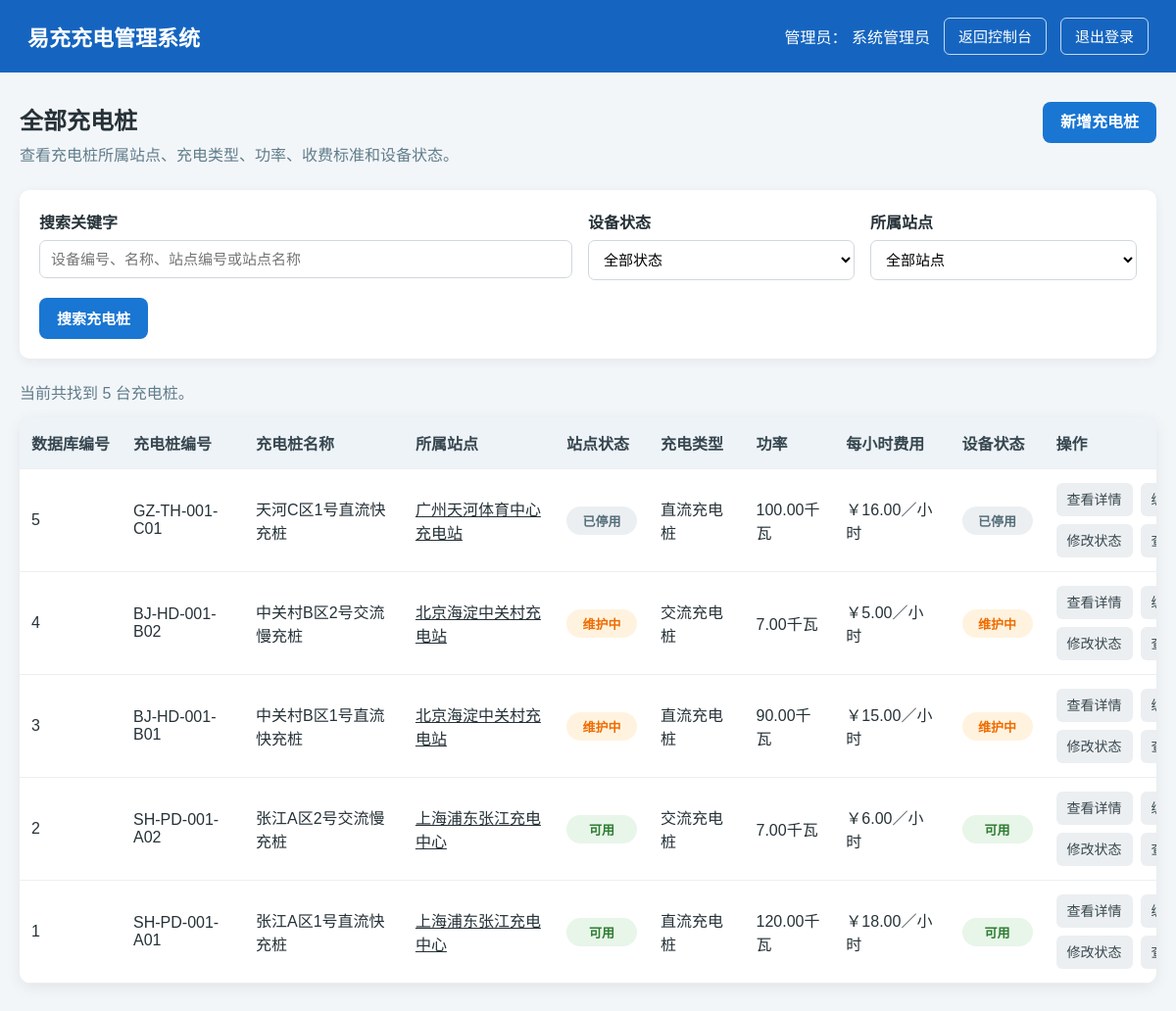
Screenshot of /public/admin/stations/index.php (signed in) with the database file from the repository.
### tables this page shows
CREATE TABLE users (
    user_id INT UNSIGNED NOT NULL AUTO_INCREMENT COMMENT '用户主键编号',
    username VARCHAR(30) NOT NULL COMMENT '登录用户名，仅允许3到30位英文字母和数字',
    password_hash VARCHAR(255) NOT NULL COMMENT '密码哈希值，不保存明文密码',
    real_name VARCHAR(20) NOT NULL COMMENT '用户真实姓名，应用层限制为2到20个汉字',
    mobile CHAR(11) NOT NULL COMMENT '中国大陆11位手机号码',
    email VARCHAR(100) NULL COMMENT '电子邮箱，可选填写',
    role VARCHAR(20) NOT NULL DEFAULT 'user' COMMENT '用户角色：admin管理员，user普通用户',
    status VARCHAR(20) NOT NULL DEFAULT 'active' COMMENT '账户状态：active正常，disabled已停用',
    last_login_at DATETIME NULL COMMENT '最近一次成功登录时间',
    created_at DATETIME NOT NULL DEFAULT CURRENT_TIMESTAMP COMMENT '账户创建时间',
    updated_at DATETIME NOT NULL DEFAULT CURRENT_TIMESTAMP ON UPDATE CURRENT_TIMESTAMP COMMENT '账户最后更新时间',
    PRIMARY KEY (user_id),
    UNIQUE KEY uk_users_username (username),
    UNIQUE KEY uk_users_mobile (mobile),
    UNIQUE KEY uk_users_email (email),
    KEY idx_users_role (role),
    KEY idx_users_status (status),
    KEY idx_users_created_at (created_at),
    CONSTRAINT chk_users_username_format CHECK (username REGEXP '^[A-Za-z0-9]{3,30}$'),
    CONSTRAINT chk_users_real_name_length CHECK (CHAR_LENGTH(real_name) BETWEEN 2 AND 20),
    CONSTRAINT chk_users_mobile_format CHECK (mobile REGEXP '^1[3-9][0-9]{9}$'),
    CONSTRAINT chk_users_email_format CHECK (
        email IS NULL
        OR email REGEXP '^[A-Za-z0-9._%+-]+@[A-Za-z0-9.-]+\\.[A-Za-z]{2,}$'
    ),
    CONSTRAINT chk_users_role CHECK (role IN ('admin', 'user')),
    CONSTRAINT chk_users_status CHECK (status IN ('active', 'disabled'))
);

CREATE TABLE charging_stations (
    station_id INT UNSIGNED NOT NULL AUTO_INCREMENT COMMENT '充电桩主键编号',
    station_code VARCHAR(40) NOT NULL COMMENT '充电桩业务编号，例如SH-PD-001-A01',
    station_name VARCHAR(100) NOT NULL COMMENT '充电桩中文显示名称',
    location_id INT UNSIGNED NOT NULL COMMENT '所属充电站点编号',
    charger_type VARCHAR(10) NOT NULL COMMENT '充电方式：ac交流充电，dc直流充电',
    power_kw DECIMAL(8,2) UNSIGNED NOT NULL COMMENT '额定充电功率，单位为千瓦',
    hourly_rate DECIMAL(10,2) UNSIGNED NOT NULL COMMENT '每小时充电费用，单位为人民币元',
    status VARCHAR(20) NOT NULL DEFAULT 'active' COMMENT '设备状态：active可用，maintenance维护中，inactive已停用',
    created_at DATETIME NOT NULL DEFAULT CURRENT_TIMESTAMP COMMENT '充电桩创建时间',
    updated_at DATETIME NOT NULL DEFAULT CURRENT_TIMESTAMP ON UPDATE CURRENT_TIMESTAMP COMMENT '充电桩最后更新时间',
    PRIMARY KEY (station_id),
    UNIQUE KEY uk_charging_stations_code (station_code),
    UNIQUE KEY uk_charging_stations_name_per_location (location_id, station_name),
    KEY idx_charging_stations_location (location_id),
    KEY idx_charging_stations_status (status),
    KEY idx_charging_stations_status_location_id (status, location_id, station_id),
    KEY idx_charging_stations_type (charger_type),
    KEY idx_charging_stations_power (power_kw),
    KEY idx_charging_stations_rate (hourly_rate),
    CONSTRAINT fk_charging_stations_location FOREIGN KEY (location_id)
        REFERENCES locations(location_id)
        ON DELETE RESTRICT
        ON UPDATE CASCADE,
    CONSTRAINT chk_charging_stations_code_not_blank CHECK (CHAR_LENGTH(TRIM(station_code)) BETWEEN 3 AND 40),
    CONSTRAINT chk_charging_stations_name_not_blank CHECK (CHAR_LENGTH(TRIM(station_name)) BETWEEN 2 AND 100),
    CONSTRAINT chk_charging_stations_type CHECK (charger_type IN ('ac', 'dc')),
    CONSTRAINT chk_charging_stations_power CHECK (power_kw > 0),
    CONSTRAINT chk_charging_stations_rate CHECK (hourly_rate >= 0),
    CONSTRAINT chk_charging_stations_status CHECK (status IN ('active', 'maintenance', 'inactive'))
);

### public/admin/stations/index.php (the view, shortened to what the rows shown need)
<?php
require_once dirname(__DIR__, 3) . '/bootstrap.php';
$connection = $database->getConnection();
$userRepository = new UserRepository($connection);
$stationRepository = new ChargingStationRepository($connection);
$session = new Session();
$authGuard = new AuthGuard($session, $userRepository);
$currentUser = $authGuard->requireAdmin(
    '../../login.php',
    '../../user/dashboard.php'
);
$keyword = trim((string)($_GET['keyword'] ?? ''));
$status = trim((string)($_GET['status'] ?? ''));
$locationId = null;
$selectedLocation = null;
$currentPage = filter_input(
    INPUT_GET,
    'page',
    FILTER_VALIDATE_INT,
    [
        'options' => [
            'min_range' => 1,
        ],
    ]
);
if($currentPage === false || $currentPage === null){
    $currentPage = 1;
}
$pageSize = 20;
$filters = [
    'keyword' => $keyword,
    'status' => $status,
    'location_id' => $locationId,
];
$offset = ($currentPage - 1) * $pageSize;
$stationItems = $stationRepository->searchAdminList(
    $filters,
    $pageSize,
    $offset
);
$hasActiveFilters = $keyword !== '' || $status !== '' || $locationId !== null;
$topbarTheme = 'admin';
$topbarIdentityLabel = '管理员';
$topbarDisplayName = $currentUser->getRealName();
$topbarLinks = [
    [
        'label' => '返回控制台',
        'href' => '../dashboard.php',
    ],
    [
        'label' => '退出登录',
        'method' => 'post',
        'href' => '../../logout.php',
    ],
];
function getStatusLabel(?string $status): string
{
    return match($status){
        'active' => '可用',
        'maintenance' => '维护中',
        'inactive' => '已停用',
        default => '未知',
    };
}
?>
<!DOCTYPE html>
<html lang="zh-CN">
<head>
    <link rel="stylesheet" href="../../assets/css/common.css">
    <link rel="stylesheet" href="../../assets/css/data_list.css">
</head>
<body>
    <?php require dirname(__DIR__, 3) . '/views/partials/topbar.php'; ?>
    <main class="page">
        <section class="page-header">
            <div>
                <h2 class="page-title">
                    <?= $selectedLocation === null
                        ? '全部充电桩'
                        : View::escape($selectedLocation->getLocationName() . '——充电桩列表') ?>
                </h2>
            </div>
        </section>
        <section class="table-card">
            <?php if($stationItems === []): ?>
                <div class="empty-state">
                    <?php if($hasActiveFilters): ?>
                        当前筛选条件下没有符合要求的充电桩。
                        <br><br>
                        <a class="reset-button" href="index.php">重置筛选</a>
                    <?php else: ?>
                        当前还没有充电桩。
                    <?php endif; ?>
                </div>
            <?php else: ?>
                <table>
                    <thead>
                        <tr>
                            <th>数据库编号</th>
                            <th>充电桩编号</th>
                            <th>充电桩名称</th>
                            <th>所属站点</th>
                            <th>站点状态</th>
                            <th>充电类型</th>
                            <th>功率</th>
                            <th>每小时费用</th>
                            <th>设备状态</th>
                            <th>操作</th>
                        </tr>
                    </thead>
                    <tbody>
                        <?php foreach($stationItems as $stationItem): ?>
                            <?php
                            $station = $stationItem['station'];
                            $stationId = $station->getStationId();
                            $stationLocationId = $stationItem['location_id'];
                            $stationLocationName = $stationItem['location_name'];
                            $stationLocationStatus = $stationItem['location_status'];
                            ?>
                            <tr>
                                <td><?= View::escape((string) ($stationId ?? '')) ?></td>
                                <td><?= View::escape($station->getStationCode()) ?></td>
                                <td><?= View::escape($station->getStationName()) ?></td>
                                <td>
                                    <?php if($stationLocationId !== null && $stationLocationName !== null): ?>
                                        <a href="../locations/detail.php?id=<?= View::escape((string)$stationLocationId) ?>">
                                            <?= View::escape($stationLocationName) ?>
                                        </a>
                                    <?php else: ?>
                                        <span>所属站点不存在</span>
                                    <?php endif; ?>
                                </td>
                                <td>
                                    <span class="status-badge <?= View::escape(
                                        View::statusClass($stationLocationStatus ?? '')
                                    ) ?>">
                                        <?= View::escape(getStatusLabel($stationLocationStatus)) ?>
                                    </span>
                                </td>
                                <td><?= View::escape($station->getChargerTypeLabel()) ?></td>
                                <td><?= View::escape($station->getPowerKwLabel()) ?></td>
                                <td><?= View::escape($station->getHourlyRateLabel()) ?></td>
                                <td>
                                    <span class="status-badge <?= View::escape(
                                        View::statusClass($station->getStatus())
                                    ) ?>">
                                        <?= View::escape($station->getStatusLabel()) ?>
                                    </span>
                                </td>
                                <td>
                                    <div class="action-group">
                                        <a
                                            class="action-link"
                                            href="detail.php?id=<?= View::escape((string) $stationId) ?>"
                                        >
                                            查看详情
                                        </a>
                                        <a class="action-link"
                                            href="edit.php?id=<?= View::escape((string)$stationId) ?>">
                                        </a>
                                        <a
                                            class="action-link"
                                            href="status.php?id=<?= View::escape((string) $stationId) ?>"
                                        >
                                            修改状态
                                        </a>
                                        <?php if($stationLocationId !== null): ?>
                                            <a
                                                class="action-link"
                                                href="../locations/detail.php?id=<?= View::escape((string)$stationLocationId) ?>"
                                            >
                                            </a>
                                        <?php endif; ?>
                                    </div>
                                </td>
                            </tr>
                        <?php endforeach; ?>
                    </tbody>
                </table>
            <?php endif; ?>
        </section>
    </main>
</body>
</html>

### views/partials/topbar.php (shortened to what the rows shown need)
<?php
$topbarSystemName = isset($topbarSystemName) ? (string)$topbarSystemName : '易充充电管理系统';
$topbarIdentityLabel = isset($topbarIdentityLabel) ? (string)$topbarIdentityLabel : '';
$topbarDisplayName = isset($topbarDisplayName) ? (string)$topbarDisplayName : '';
$topbarLinks = isset($topbarLinks) && is_array($topbarLinks) ? $topbarLinks : [];
$topbarTheme = isset($topbarTheme) ? (string)$topbarTheme : 'admin';
$topbarThemeClass = $topbarTheme === 'user' ? 'topbar-user' : 'topbar-admin';
?>
<header class="topbar <?= View::escape($topbarThemeClass) ?>">
    <h1 class="system-name"><?= View::escape($topbarSystemName) ?></h1>
    <div class="topbar-actions">
        <?php if($topbarIdentityLabel !== '' || $topbarDisplayName !== ''): ?>
            <span>
                <?= View::escape($topbarIdentityLabel) ?>：
                <?= View::escape($topbarDisplayName) ?>
            </span>
        <?php endif; ?>
        <?php foreach($topbarLinks as $topbarLink): ?>
            <?php
            $linkLabel = (string)($topbarLink['label'] ?? '');
            $linkHref = (string)($topbarLink['href'] ?? '');
            $linkMethod = strtolower((string)($topbarLink['method'] ?? 'get'));
            ?>
            <?php if($linkMethod === 'post'): ?>
                <form class="topbar-form" method="post" action="<?= View::escape($linkHref) ?>">
                    <button class="topbar-link topbar-button" type="submit">
                    </button>
                </form>
            <?php else: ?>
                <a class="topbar-link" href="<?= View::escape($linkHref) ?>">
                    <?= View::escape($linkLabel) ?>
                </a>
            <?php endif; ?>
        <?php endforeach; ?>
    </div>
</header>

### rows the page displays
users: real_name "系统管理员"
charging_stations: station_id "5", station_code "GZ-TH-001-C01", station_name "天河C区1号直流快充桩", stationLocationName "广州天河体育中心充电站", stationLocationStatus "已停用", charger_type "直流充电桩", power_kw "100.00千瓦", hourly_rate "￥16.00／小时", status "已停用"
charging_stations: station_id "4", station_code "BJ-HD-001-B02", station_name "中关村B区2号交流慢充桩", stationLocationName "北京海淀中关村充电站", stationLocationStatus "维护中", charger_type "交流充电桩", power_kw "7.00千瓦", hourly_rate "￥5.00／小时", status "维护中"
charging_stations: station_id "3", station_code "BJ-HD-001-B01", station_name "中关村B区1号直流快充桩", stationLocationName "北京海淀中关村充电站", stationLocationStatus "维护中", charger_type "直流充电桩", power_kw "90.00千瓦", hourly_rate "￥15.00／小时", status "维护中"
charging_stations: station_id "2", station_code "SH-PD-001-A02", station_name "张江A区2号交流慢充桩", stationLocationName "上海浦东张江充电中心", stationLocationStatus "可用", charger_type "交流充电桩", power_kw "7.00千瓦", hourly_rate "￥6.00／小时", status "可用"
charging_stations: station_id "1", station_code "SH-PD-001-A01", station_name "张江A区1号直流快充桩", stationLocationName "上海浦东张江充电中心", stationLocationStatus "可用", charger_type "直流充电桩", power_kw "120.00千瓦", hourly_rate "￥18.00／小时", status "可用"

### other values shown
View::escape($topbarSystemName) "易充充电管理系统"
View::escape($topbarIdentityLabel) "管理员"
View::escape($linkLabel) "返回控制台"
View::escape($linkLabel) "退出登录"
View::escape((string)$totalStations) "5"
